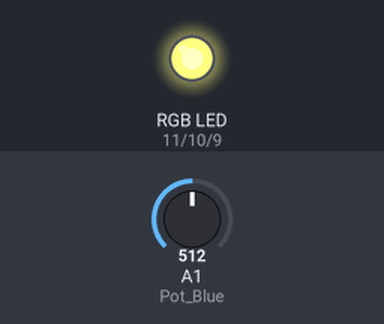
Recording of a sketch running on a simulated Arduino Uno, built with avr-gcc and run on an emulated ATmega328P. On the bench: an RGB LED mixed from three pins (HIGH = lit). The inputs (shaded band) are chosen by the test bench; at power-on: A1 (Pot_Blue) = 512.

Above: at 1.2 s.
1.3 s: A1 (Pot_Blue) set to 306
At 1.9 s:
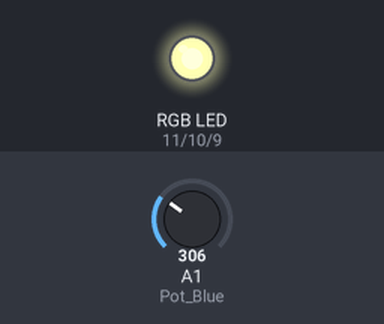
2.8 s: A1 (Pot_Blue) set to 122
At 4.0 s:
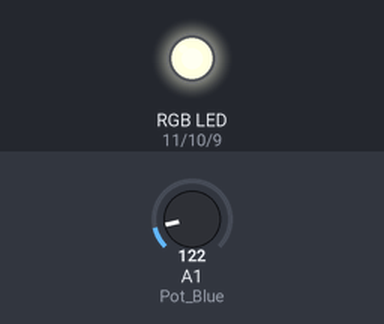
4.3 s: A1 (Pot_Blue) set to 900
At 5.4 s:
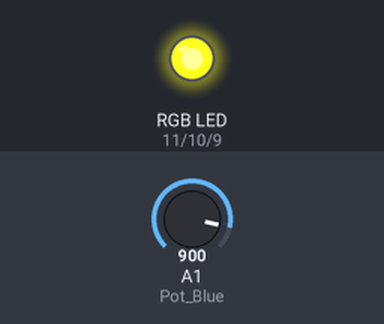
5.8 s: A1 (Pot_Blue) set to 1023
At 6.5 s:
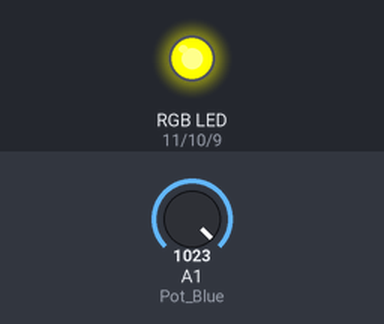
7.3 s: A1 (Pot_Blue) set to 511
At 7.7 s:
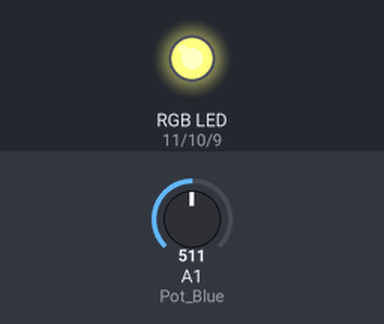
Timing chart, 0 to 9.8 s (numbered marks = the images above; inputs shaded):
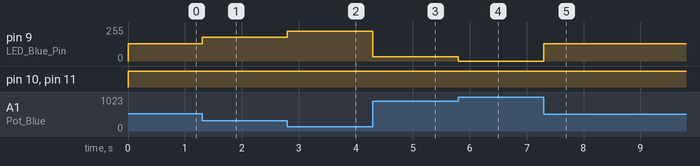

Measured:
- after the input at 1.3 s, pin 9 (LED_Blue_Pin): 128/255 → 179/255 at once
- after the input at 2.8 s, pin 9 (LED_Blue_Pin): 179/255 → 225/255 at once
- after the input at 4.3 s, pin 9 (LED_Blue_Pin): 225/255 → 31/255 at once
- after the input at 5.8 s, pin 9 (LED_Blue_Pin): 31/255 → 0/255 at once
- after the input at 7.3 s, pin 9 (LED_Blue_Pin): 0/255 → 128/255 at once

The sketch:

RGB_YellowToWhite.ino
```cpp
int BlueValue;
int LED_Red_Pin = 11;
int LED_Green_Pin = 10;
int LED_Blue_Pin = 9;
int Pot_Blue = A1;
int val_Sensor_Blue = 0;

void setup() {
  pinMode(LED_Red_Pin, OUTPUT);
  pinMode(LED_Green_Pin, OUTPUT);
  pinMode(LED_Blue_Pin, OUTPUT);
}

void loop() {
  val_Sensor_Blue = analogRead(Pot_Blue);
  BlueValue = map(val_Sensor_Blue, 0, 1023, 255, 0);
  RGB_Color(255, 255, BlueValue);
}

void RGB_Color(int LED_Red_Val, int LED_Green_Val, int LED_Blue_Val) {
  analogWrite(LED_Red_Pin, LED_Red_Val);
  analogWrite(LED_Green_Pin, LED_Green_Val);
  analogWrite(LED_Blue_Pin, LED_Blue_Val);
}
```
